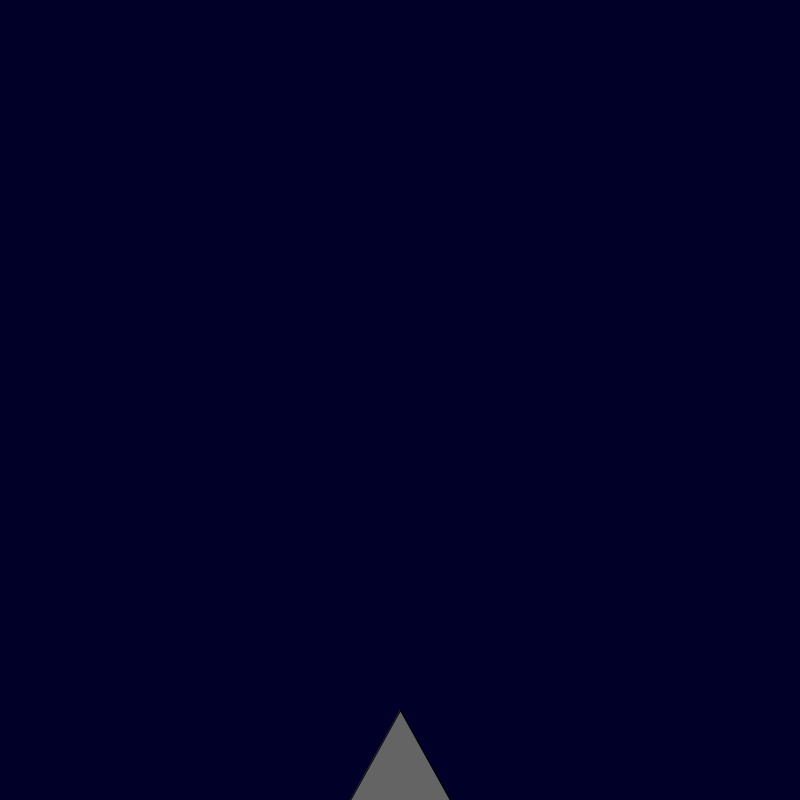
Frame 1 (no input)
Frame 60 (the mouse pressed at the canvas centre just before this capture): identical to frame 1, image omitted
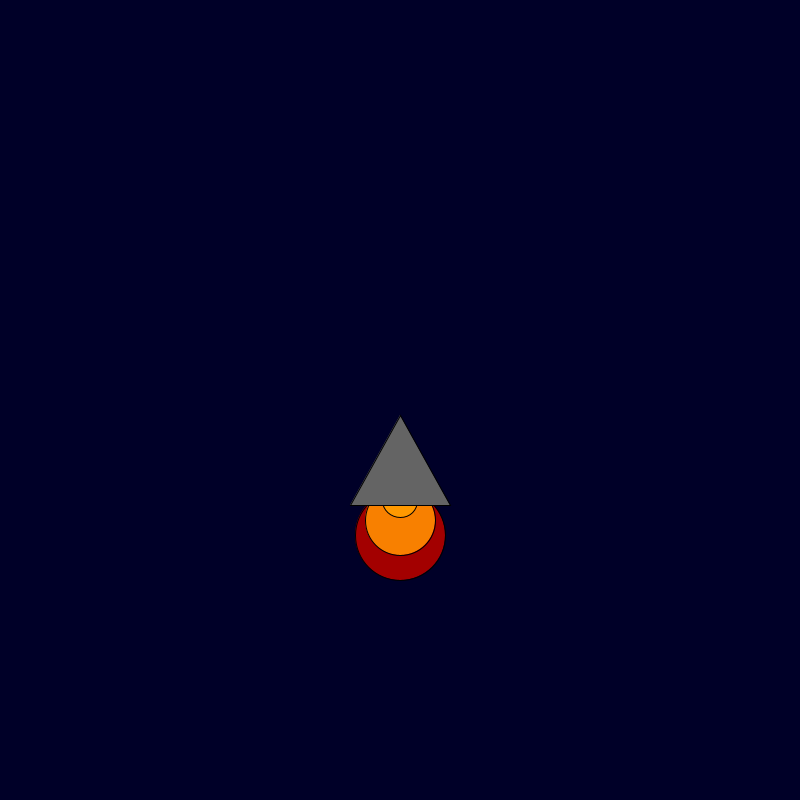
Frame 120 (the mouse held since frame 60 and released just before this capture)

The Processing sketch that drew these frames (run headless with seeded random() and noise(); from frame 60 on, the mouse is pressed at the canvas centre):

// Processing sketch: rocket_ship_pde
// ── rocket_ship_pde.pde
int x = 400; 
int y = 700; 

void setup() {

     size(800, 800);

}

void draw() {
background(0, 0, 40);
    fill(random(255), 0, 0);
    ellipse(x, y + 130, 90, 90);
    fill(248, 128, 0);
    ellipse(x, y + 115, 70, 70);
    fill(255, 153, 0);
    ellipse(x, y + 95, 35, 35);
    fill(100, 100, 100);
    triangle(x, y + 10, x + 50, y + 100, x - 50, y + 100);
if (mousePressed) {y-=5;}
}
